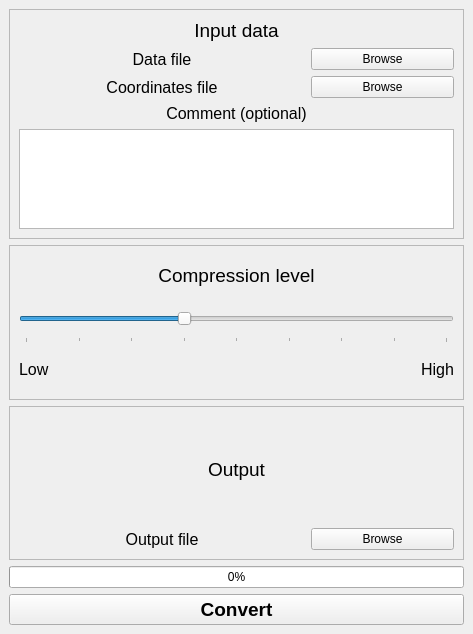
<?xml version="1.0" encoding="UTF-8"?>
<ui version="4.0">
 <class>MainWindow</class>
 <widget class="QMainWindow" name="MainWindow">
  <property name="geometry">
   <rect>
    <x>0</x>
    <y>0</y>
    <width>473</width>
    <height>634</height>
   </rect>
  </property>
  <property name="sizePolicy">
   <sizepolicy hsizetype="Fixed" vsizetype="Fixed">
    <horstretch>0</horstretch>
    <verstretch>0</verstretch>
   </sizepolicy>
  </property>
  <property name="windowTitle">
   <string>Convert to hdf5</string>
  </property>
  <property name="windowIcon">
   <iconset>
    <normaloff>../media/convert.png</normaloff>../media/convert.png</iconset>
  </property>
  <widget class="QWidget" name="centralwidget">
   <layout class="QGridLayout" name="gridLayout_4">
    <item row="4" column="0">
     <widget class="QPushButton" name="convert_btn">
      <property name="font">
       <font>
        <pointsize>14</pointsize>
        <weight>75</weight>
        <bold>true</bold>
       </font>
      </property>
      <property name="text">
       <string>Convert</string>
      </property>
     </widget>
    </item>
    <item row="0" column="0">
     <widget class="QFrame" name="frame">
      <property name="frameShape">
       <enum>QFrame::StyledPanel</enum>
      </property>
      <property name="frameShadow">
       <enum>QFrame::Raised</enum>
      </property>
      <layout class="QGridLayout" name="gridLayout_2">
       <item row="0" column="0" colspan="3">
        <widget class="QLabel" name="label_3">
         <property name="sizePolicy">
          <sizepolicy hsizetype="Minimum" vsizetype="Minimum">
           <horstretch>0</horstretch>
           <verstretch>0</verstretch>
          </sizepolicy>
         </property>
         <property name="font">
          <font>
           <pointsize>14</pointsize>
          </font>
         </property>
         <property name="text">
          <string>Input data</string>
         </property>
         <property name="alignment">
          <set>Qt::AlignCenter</set>
         </property>
        </widget>
       </item>
       <item row="3" column="0" colspan="3">
        <widget class="QLabel" name="label">
         <property name="font">
          <font>
           <pointsize>12</pointsize>
          </font>
         </property>
         <property name="text">
          <string>Comment (optional)</string>
         </property>
         <property name="alignment">
          <set>Qt::AlignCenter</set>
         </property>
        </widget>
       </item>
       <item row="2" column="0" colspan="2">
        <widget class="QLabel" name="coords_lbl">
         <property name="font">
          <font>
           <pointsize>12</pointsize>
          </font>
         </property>
         <property name="toolTip">
          <string>File with coordinates for each analyzed point</string>
         </property>
         <property name="text">
          <string>Coordinates file</string>
         </property>
         <property name="alignment">
          <set>Qt::AlignCenter</set>
         </property>
        </widget>
       </item>
       <item row="1" column="0" colspan="2">
        <widget class="QLabel" name="data_lbl">
         <property name="font">
          <font>
           <pointsize>12</pointsize>
          </font>
         </property>
         <property name="toolTip">
          <string>Data file containing mass spectra</string>
         </property>
         <property name="text">
          <string>Data file</string>
         </property>
         <property name="alignment">
          <set>Qt::AlignCenter</set>
         </property>
        </widget>
       </item>
       <item row="4" column="0" colspan="3">
        <widget class="QTextEdit" name="comment_txt">
         <property name="sizePolicy">
          <sizepolicy hsizetype="Expanding" vsizetype="Fixed">
           <horstretch>0</horstretch>
           <verstretch>0</verstretch>
          </sizepolicy>
         </property>
         <property name="maximumSize">
          <size>
           <width>16777215</width>
           <height>100</height>
          </size>
         </property>
        </widget>
       </item>
       <item row="2" column="2">
        <widget class="QPushButton" name="coords_btn">
         <property name="text">
          <string>Browse</string>
         </property>
        </widget>
       </item>
       <item row="1" column="2">
        <widget class="QPushButton" name="data_btn">
         <property name="text">
          <string>Browse</string>
         </property>
         <property name="default">
          <bool>false</bool>
         </property>
        </widget>
       </item>
      </layout>
     </widget>
    </item>
    <item row="1" column="0">
     <widget class="QFrame" name="frame_2">
      <property name="frameShape">
       <enum>QFrame::StyledPanel</enum>
      </property>
      <property name="frameShadow">
       <enum>QFrame::Raised</enum>
      </property>
      <layout class="QGridLayout" name="gridLayout">
       <item row="3" column="1">
        <widget class="QLabel" name="label_7">
         <property name="font">
          <font>
           <pointsize>12</pointsize>
          </font>
         </property>
         <property name="toolTip">
          <string>Smaller files but slower</string>
         </property>
         <property name="text">
          <string>High</string>
         </property>
         <property name="alignment">
          <set>Qt::AlignRight|Qt::AlignTrailing|Qt::AlignVCenter</set>
         </property>
        </widget>
       </item>
       <item row="2" column="0" colspan="2">
        <widget class="QSlider" name="compression_slider">
         <property name="sizePolicy">
          <sizepolicy hsizetype="Expanding" vsizetype="Preferred">
           <horstretch>0</horstretch>
           <verstretch>0</verstretch>
          </sizepolicy>
         </property>
         <property name="minimum">
          <number>1</number>
         </property>
         <property name="maximum">
          <number>9</number>
         </property>
         <property name="value">
          <number>4</number>
         </property>
         <property name="orientation">
          <enum>Qt::Horizontal</enum>
         </property>
         <property name="tickPosition">
          <enum>QSlider::TicksBelow</enum>
         </property>
         <property name="tickInterval">
          <number>1</number>
         </property>
        </widget>
       </item>
       <item row="3" column="0">
        <widget class="QLabel" name="label_6">
         <property name="font">
          <font>
           <pointsize>12</pointsize>
          </font>
         </property>
         <property name="toolTip">
          <string>Larger files but faster</string>
         </property>
         <property name="text">
          <string>Low</string>
         </property>
        </widget>
       </item>
       <item row="0" column="0" colspan="2">
        <widget class="QLabel" name="label_4">
         <property name="font">
          <font>
           <pointsize>14</pointsize>
          </font>
         </property>
         <property name="text">
          <string>Compression level</string>
         </property>
         <property name="alignment">
          <set>Qt::AlignCenter</set>
         </property>
         <property name="margin">
          <number>5</number>
         </property>
        </widget>
       </item>
      </layout>
     </widget>
    </item>
    <item row="3" column="0">
     <widget class="QProgressBar" name="progressBar">
      <property name="value">
       <number>0</number>
      </property>
      <property name="alignment">
       <set>Qt::AlignCenter</set>
      </property>
     </widget>
    </item>
    <item row="2" column="0">
     <widget class="QFrame" name="frame_3">
      <property name="frameShape">
       <enum>QFrame::StyledPanel</enum>
      </property>
      <property name="frameShadow">
       <enum>QFrame::Raised</enum>
      </property>
      <layout class="QGridLayout" name="gridLayout_3">
       <item row="0" column="0" colspan="3">
        <widget class="QLabel" name="label_8">
         <property name="sizePolicy">
          <sizepolicy hsizetype="Minimum" vsizetype="Minimum">
           <horstretch>0</horstretch>
           <verstretch>0</verstretch>
          </sizepolicy>
         </property>
         <property name="font">
          <font>
           <pointsize>14</pointsize>
          </font>
         </property>
         <property name="text">
          <string>Output</string>
         </property>
         <property name="alignment">
          <set>Qt::AlignCenter</set>
         </property>
        </widget>
       </item>
       <item row="1" column="0" colspan="2">
        <widget class="QLabel" name="out_lbl">
         <property name="font">
          <font>
           <pointsize>12</pointsize>
          </font>
         </property>
         <property name="toolTip">
          <string>The name of the output file</string>
         </property>
         <property name="text">
          <string>Output file</string>
         </property>
         <property name="alignment">
          <set>Qt::AlignCenter</set>
         </property>
        </widget>
       </item>
       <item row="1" column="2">
        <widget class="QPushButton" name="out_btn">
         <property name="text">
          <string>Browse</string>
         </property>
        </widget>
       </item>
      </layout>
     </widget>
    </item>
   </layout>
  </widget>
 </widget>
 <tabstops>
  <tabstop>data_btn</tabstop>
  <tabstop>coords_btn</tabstop>
  <tabstop>comment_txt</tabstop>
  <tabstop>compression_slider</tabstop>
  <tabstop>out_btn</tabstop>
  <tabstop>convert_btn</tabstop>
 </tabstops>
 <resources/>
 <connections/>
</ui>
